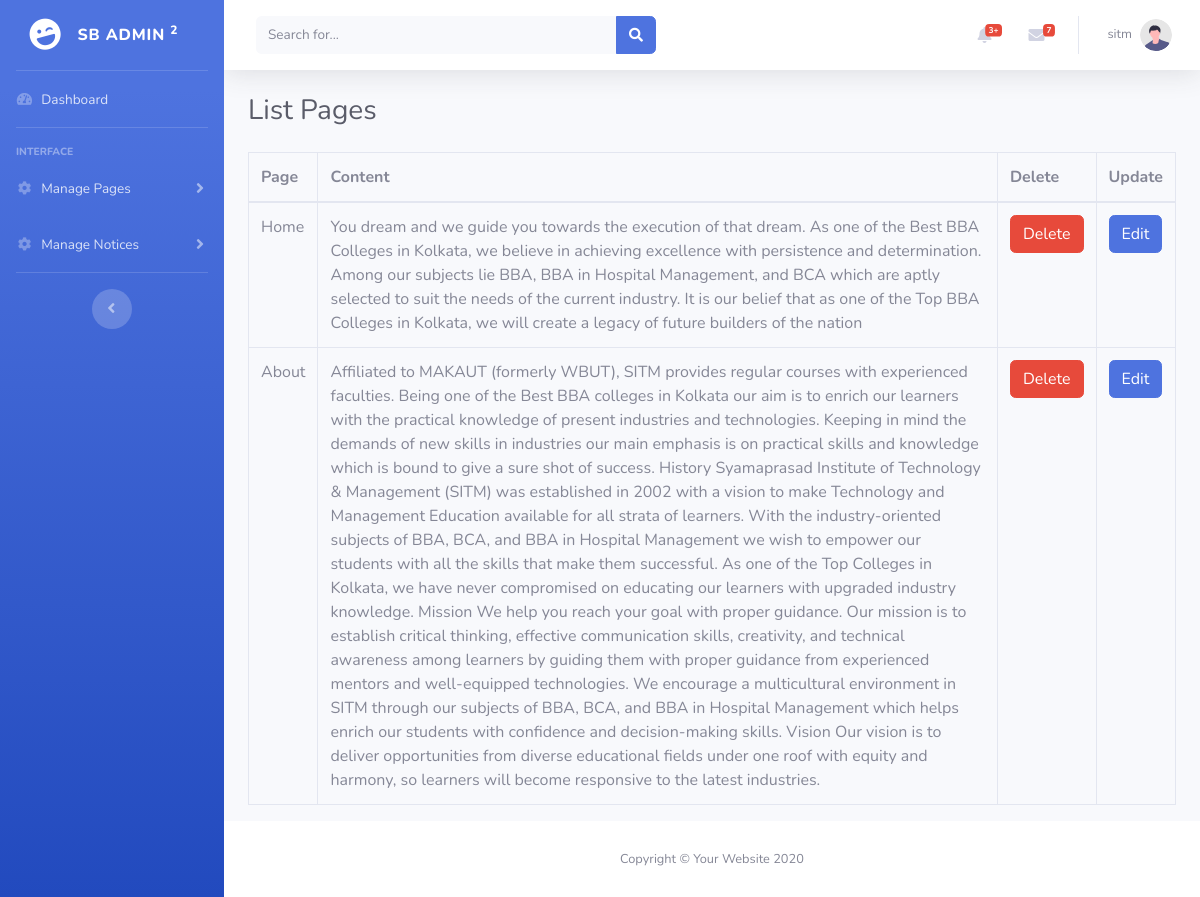
The page /admin/listpage.php (signed in) on the database its author committed.
### tables this page shows
CREATE TABLE `pages` (
  `pid` int(11) NOT NULL,
  `page` varchar(500) NOT NULL,
  `content` text NOT NULL
);

### admin/listpage.php (the view, shortened to what this page needs)
<?php
include("admin_inc/db.php");
?>
<!DOCTYPE html>
<html lang="en">
<head>
    <link href="vendor/fontawesome-free/css/all.min.css" rel="stylesheet" type="text/css">
    <link href="css/sb-admin-2.min.css" rel="stylesheet">
</head>
<body id="page-top">
    <div id="wrapper">
        <?php include("admin_inc/menu.php"); ?>
        <div id="content-wrapper" class="d-flex flex-column">
            <div id="content">
                <?php include("admin_inc/top.php"); ?>
                <div class="container-fluid">
                    <h1 class="h3 mb-4 text-gray-800">List Pages</h1>
                    <table class="table table-bordered">
    <thead>
      <tr>
        <th>Page</th>
        <th>Content</th>
        <th>Delete</th>
        <th>Update</th>
      </tr>
    </thead>
    <tbody>
<?php
$s="SELECT * FROM pages";
$rs=$con->query($s);
while($row=$rs->fetch_assoc()){
?>
      <tr>
        <td><?php echo $row['page']; ?></td>
        <td><?php echo $row['content']; ?></td>
        <td><a onclick="return confirm('Are you sure?');" href="delp.php?id=<?php echo $row['pid']; ?>" class="btn btn-danger">Delete</a></td>
        <td><a href="editpage.php?id=<?php echo $row['pid']; ?>" class="btn btn-primary">Edit</a></td>
      </tr>
      <?php } ?>
    </tbody>
  </table>
                </div>
            </div>
            <?php include("admin_inc/footer.php"); ?>
        </div>
    </div>
</body>
</html>

### rows shown on the page
pages: page "Home", content "You dream and we guide you towards the execution of that dream. As one of the Best BBA Colleges in Kolkata, we believe in achieving excellence with persistence and determination. Among our subjects lie BBA, BBA in Hospital Management, and BCA which are aptly selected to suit the needs of the current industry. It is our belief that as one of the Top BBA Colleges in Kolkata, we will create a legacy of future builders of the nation"
pages: page "About", content "Affiliated to MAKAUT (formerly WBUT), SITM provides regular courses with experienced faculties. Being one of the Best BBA colleges in Kolkata our aim is to enrich our learners with the practical knowledge of present industries and technologies. Keeping in mind the demands of new skills in industries our main emphasis is on practical skills and knowledge which is bound to give a sure shot of success. History Syamaprasad Institute of Technology & Management (SITM) was established in 2002 with a vision to make Technology and Management Education available for all strata of learners. With the industry-oriented subjects of BBA, BCA, and BBA in Hospital Management we wish to empower our students…"

### other values the page prints
$_SESSION['admin_name'] "sitm"
